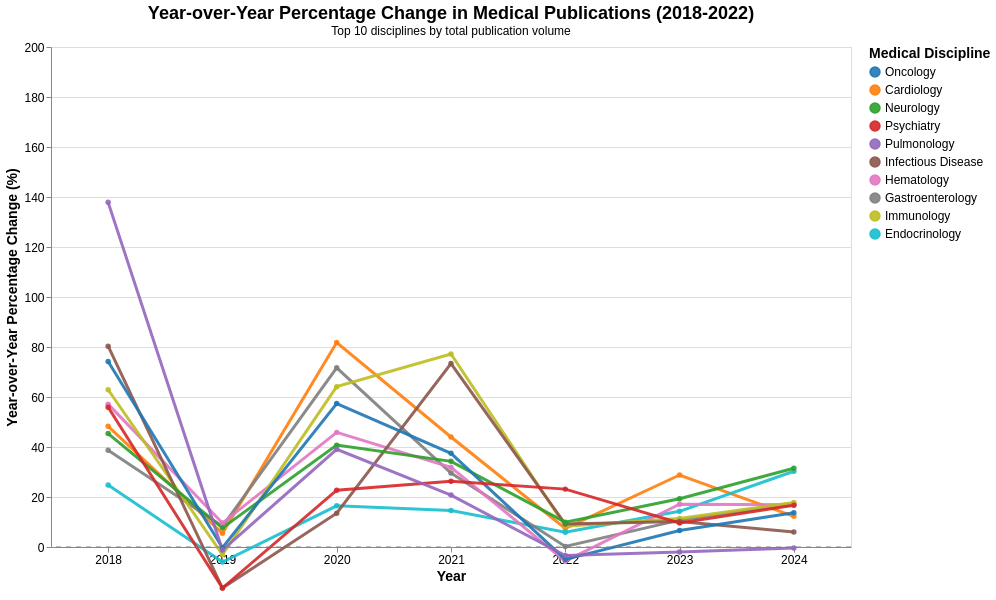

Write the Vega-Lite specification saved for this chart.
### Vega-Lite specification from a JSON file in a GitHub repository (floating-point values rounded to 4 significant figures)
{"config": {"view": {"continuousWidth": 300, "continuousHeight": 300}, "axis": {"labelFontSize": 12, "titleFontSize": 14}, "legend": {"labelFontSize": 12, "orient": "right", "titleFontSize": 14}, "title": {"fontSize": 18}}, "layer": [{"data": {"name": "data-9589083cebeed09734c92a1e1110ea8f"}, "mark": {"type": "line", "opacity": 0.8, "point": true, "strokeWidth": 3}, "encoding": {"color": {"field": "medgemma_extraction", "scale": {"domain": ["Oncology", "Cardiology", "Neurology", "Psychiatry", "Pulmonology", "Infectious Disease", "Hematology", "Gastroenterology", "Immunology", "Endocrinology"], "range": ["#1f77b4", "#ff7f0e", "#2ca02c", "#d62728", "#9467bd", "#8c564b", "#e377c2", "#7f7f7f", "#bcbd22", "#17becf"]}, "title": "Medical Discipline", "type": "nominal"}, "opacity": {"condition": {"param": "param_18", "value": 0.9}, "value": 0.15}, "order": {"field": "if(param_18.medgemma_extraction && indexof(param_18.medgemma_extraction, datum.medgemma_extraction) !== -1, 0, 1)", "type": "nominal"}, "tooltip": [{"field": "medgemma_extraction", "title": "Discipline", "type": "nominal"}, {"field": "Anno", "title": "Year", "type": "ordinal"}, {"field": "articoli", "format": ",", "title": "Articles", "type": "quantitative"}, {"field": "anno_precedente", "format": ",", "title": "Previous Year", "type": "quantitative"}, {"field": "incremento", "format": ".1f", "title": "Change %", "type": "quantitative"}, {"field": "Totale_Articoli", "format": ",", "title": "Total Articles", "type": "quantitative"}], "x": {"axis": {"labelAngle": 0, "labelFontSize": 12}, "field": "Anno", "title": "Year", "type": "ordinal"}, "y": {"field": "incremento", "scale": {"domain": [0, 200]}, "title": "Year-over-Year Percentage Change (%)", "type": "quantitative"}}, "name": "view_8", "title": {"text": "Year-over-Year Percentage Change in Medical Publications (2018-2022)", "subtitle": "Top 10 disciplines by total publication volume"}}, {"data": {"name": "data-a0a55d106695e8d630baff0f16eee66d"}, "mark": {"type": "rule", "color": "gray", "strokeDash": [5, 5]}, "encoding": {"y": {"field": "y", "type": "quantitative"}}}], "height": 500, "params": [{"name": "param_18", "select": {"type": "point", "fields": ["medgemma_extraction"]}, "bind": "legend", "views": ["view_8"]}], "width": 800, "$schema": "https://vega.github.io/schema/vega-lite/v5.20.1.json", "datasets": {"data-9589083cebeed09734c92a1e1110ea8f": [{"medgemma_extraction": "Cardiology", "Anno": 2018, "articoli": 952, "Totale_Articoli": 17592, "anno_precedente": 642.0, "incremento": 48.29}, {"medgemma_extraction": "Cardiology", "Anno": 2019, "articoli": 1004, "Totale_Articoli": 17592, "anno_precedente": 952.0, "incremento": 5.462}, {"medgemma_extraction": "Cardiology", "Anno": 2020, "articoli": 1825, "Totale_Articoli": 17592, "anno_precedente": 1004.0, "incremento": 81.77}, {"medgemma_extraction": "Cardiology", "Anno": 2021, "articoli": 2628, "Totale_Articoli": 17592, "anno_precedente": 1825.0, "incremento": 44.0}, {"medgemma_extraction": "Cardiology", "Anno": 2022, "articoli": 2823, "Totale_Articoli": 17592, "anno_precedente": 2628.0, "incremento": 7.42}, {"medgemma_extraction": "Cardiology", "Anno": 2023, "articoli": 3636, "Totale_Articoli": 17592, "anno_precedente": 2823.0, "incremento": 28.8}, {"medgemma_extraction": "Cardiology", "Anno": 2024, "articoli": 4082, "Totale_Articoli": 17592, "anno_precedente": 3636.0, "incremento": 12.27}, {"medgemma_extraction": "Endocrinology", "Anno": 2018, "articoli": 433, "Totale_Articoli": 4292, "anno_precedente": 347.0, "incremento": 24.78}, {"medgemma_extraction": "Endocrinology", "Anno": 2019, "articoli": 407, "Totale_Articoli": 4292, "anno_precedente": 433.0, "incremento": -6.005}, {"medgemma_extraction": "Endocrinology", "Anno": 2020, "articoli": 474, "Totale_Articoli": 4292, "anno_precedente": 407.0, "incremento": 16.46}, {"medgemma_extraction": "Endocrinology", "Anno": 2021, "articoli": 543, "Totale_Articoli": 4292, "anno_precedente": 474.0, "incremento": 14.56}, {"medgemma_extraction": "Endocrinology", "Anno": 2022, "articoli": 575, "Totale_Articoli": 4292, "anno_precedente": 543.0, "incremento": 5.893}, {"medgemma_extraction": "Endocrinology", "Anno": 2023, "articoli": 657, "Totale_Articoli": 4292, "anno_precedente": 575.0, "incremento": 14.26}, {"medgemma_extraction": "Endocrinology", "Anno": 2024, "articoli": 856, "Totale_Articoli": 4292, "anno_precedente": 657.0, "incremento": 30.29}, {"medgemma_extraction": "Gastroenterology", "Anno": 2018, "articoli": 362, "Totale_Articoli": 5536, "anno_precedente": 261.0, "incremento": 38.7}, {"medgemma_extraction": "Gastroenterology", "Anno": 2019, "articoli": 392, "Totale_Articoli": 5536, "anno_precedente": 362.0, "incremento": 8.287}, {"medgemma_extraction": "Gastroenterology", "Anno": 2020, "articoli": 673, "Totale_Articoli": 5536, "anno_precedente": 392.0, "incremento": 71.68}, {"medgemma_extraction": "Gastroenterology", "Anno": 2021, "articoli": 872, "Totale_Articoli": 5536, "anno_precedente": 673.0, "incremento": 29.57}, {"medgemma_extraction": "Gastroenterology", "Anno": 2022, "articoli": 874, "Totale_Articoli": 5536, "anno_precedente": 872.0, "incremento": 0.2294}, {"medgemma_extraction": "Gastroenterology", "Anno": 2023, "articoli": 968, "Totale_Articoli": 5536, "anno_precedente": 874.0, "incremento": 10.76}, {"medgemma_extraction": "Gastroenterology", "Anno": 2024, "articoli": 1134, "Totale_Articoli": 5536, "anno_precedente": 968.0, "incremento": 17.15}, {"medgemma_extraction": "Hematology", "Anno": 2018, "articoli": 418, "Totale_Articoli": 5632, "anno_precedente": 266.0, "incremento": 57.14}, {"medgemma_extraction": "Hematology", "Anno": 2019, "articoli": 458, "Totale_Articoli": 5632, "anno_precedente": 418.0, "incremento": 9.569}, {"medgemma_extraction": "Hematology", "Anno": 2020, "articoli": 668, "Totale_Articoli": 5632, "anno_precedente": 458.0, "incremento": 45.85}, {"medgemma_extraction": "Hematology", "Anno": 2021, "articoli": 881, "Totale_Articoli": 5632, "anno_precedente": 668.0, "incremento": 31.89}, {"medgemma_extraction": "Hematology", "Anno": 2022, "articoli": 831, "Totale_Articoli": 5632, "anno_precedente": 881.0, "incremento": -5.675}, {"medgemma_extraction": "Hematology", "Anno": 2023, "articoli": 973, "Totale_Articoli": 5632, "anno_precedente": 831.0, "incremento": 17.09}, {"medgemma_extraction": "Hematology", "Anno": 2024, "articoli": 1137, "Totale_Articoli": 5632, "anno_precedente": 973.0, "incremento": 16.86}, {"medgemma_extraction": "Immunology", "Anno": 2018, "articoli": 259, "Totale_Articoli": 4521, "anno_precedente": 159.0, "incremento": 62.89}, {"medgemma_extraction": "Immunology", "Anno": 2019, "articoli": 251, "Totale_Articoli": 4521, "anno_precedente": 259.0, "incremento": -3.089}, {"medgemma_extraction": "Immunology", "Anno": 2020, "articoli": 412, "Totale_Articoli": 4521, "anno_precedente": 251.0, "incremento": 64.14}, {"medgemma_extraction": "Immunology", "Anno": 2021, "articoli": 730, "Totale_Articoli": 4521, "anno_precedente": 412.0, "incremento": 77.18}, {"medgemma_extraction": "Immunology", "Anno": 2022, "articoli": 791, "Totale_Articoli": 4521, "anno_precedente": 730.0, "incremento": 8.356}, {"medgemma_extraction": "Immunology", "Anno": 2023, "articoli": 881, "Totale_Articoli": 4521, "anno_precedente": 791.0, "incremento": 11.38}, {"medgemma_extraction": "Immunology", "Anno": 2024, "articoli": 1038, "Totale_Articoli": 4521, "anno_precedente": 881.0, "incremento": 17.82}, {"medgemma_extraction": "Infectious Disease", "Anno": 2018, "articoli": 523, "Totale_Articoli": 5677, "anno_precedente": 290.0, "incremento": 80.34}, {"medgemma_extraction": "Infectious Disease", "Anno": 2019, "articoli": 437, "Totale_Articoli": 5677, "anno_precedente": 523.0, "incremento": -16.44}, {"medgemma_extraction": "Infectious Disease", "Anno": 2020, "articoli": 496, "Totale_Articoli": 5677, "anno_precedente": 437.0, "incremento": 13.5}, {"medgemma_extraction": "Infectious Disease", "Anno": 2021, "articoli": 860, "Totale_Articoli": 5677, "anno_precedente": 496.0, "incremento": 73.39}, {"medgemma_extraction": "Infectious Disease", "Anno": 2022, "articoli": 939, "Totale_Articoli": 5677, "anno_precedente": 860.0, "incremento": 9.186}, {"medgemma_extraction": "Infectious Disease", "Anno": 2023, "articoli": 1035, "Totale_Articoli": 5677, "anno_precedente": 939.0, "incremento": 10.22}, {"medgemma_extraction": "Infectious Disease", "Anno": 2024, "articoli": 1097, "Totale_Articoli": 5677, "anno_precedente": 1035.0, "incremento": 5.99}, {"medgemma_extraction": "Neurology", "Anno": 2018, "articoli": 1019, "Totale_Articoli": 15007, "anno_precedente": 701.0, "incremento": 45.36}, {"medgemma_extraction": "Neurology", "Anno": 2019, "articoli": 1097, "Totale_Articoli": 15007, "anno_precedente": 1019.0, "incremento": 7.655}, {"medgemma_extraction": "Neurology", "Anno": 2020, "articoli": 1544, "Totale_Articoli": 15007, "anno_precedente": 1097.0, "incremento": 40.75}, {"medgemma_extraction": "Neurology", "Anno": 2021, "articoli": 2073, "Totale_Articoli": 15007, "anno_precedente": 1544.0, "incremento": 34.26}, {"medgemma_extraction": "Neurology", "Anno": 2022, "articoli": 2279, "Totale_Articoli": 15007, "anno_precedente": 2073.0, "incremento": 9.937}, {"medgemma_extraction": "Neurology", "Anno": 2023, "articoli": 2719, "Totale_Articoli": 15007, "anno_precedente": 2279.0, "incremento": 19.31}, {"medgemma_extraction": "Neurology", "Anno": 2024, "articoli": 3575, "Totale_Articoli": 15007, "anno_precedente": 2719.0, "incremento": 31.48}, {"medgemma_extraction": "Oncology", "Anno": 2018, "articoli": 1648, "Totale_Articoli": 21453, "anno_precedente": 946.0, "incremento": 74.21}, {"medgemma_extraction": "Oncology", "Anno": 2019, "articoli": 1643, "Totale_Articoli": 21453, "anno_precedente": 1648.0, "incremento": -0.3034}, {"medgemma_extraction": "Oncology", "Anno": 2020, "articoli": 2586, "Totale_Articoli": 21453, "anno_precedente": 1643.0, "incremento": 57.4}, {"medgemma_extraction": "Oncology", "Anno": 2021, "articoli": 3555, "Totale_Articoli": 21453, "anno_precedente": 2586.0, "incremento": 37.47}, {"medgemma_extraction": "Oncology", "Anno": 2022, "articoli": 3379, "Totale_Articoli": 21453, "anno_precedente": 3555.0, "incremento": -4.951}, {"medgemma_extraction": "Oncology", "Anno": 2023, "articoli": 3601, "Totale_Articoli": 21453, "anno_precedente": 3379.0, "incremento": 6.57}, {"medgemma_extraction": "Oncology", "Anno": 2024, "articoli": 4095, "Totale_Articoli": 21453, "anno_precedente": 3601.0, "incremento": 13.72}, {"medgemma_extraction": "Psychiatry", "Anno": 2018, "articoli": 700, "Totale_Articoli": 7128, "anno_precedente": 449.0, "incremento": 55.9}, {"medgemma_extraction": "Psychiatry", "Anno": 2019, "articoli": 585, "Totale_Articoli": 7128, "anno_precedente": 700.0, "incremento": -16.43}, {"medgemma_extraction": "Psychiatry", "Anno": 2020, "articoli": 718, "Totale_Articoli": 7128, "anno_precedente": 585.0, "incremento": 22.74}, {"medgemma_extraction": "Psychiatry", "Anno": 2021, "articoli": 907, "Totale_Articoli": 7128, "anno_precedente": 718.0, "incremento": 26.32}, {"medgemma_extraction": "Psychiatry", "Anno": 2022, "articoli": 1117, "Totale_Articoli": 7128, "anno_precedente": 907.0, "incremento": 23.15}, {"medgemma_extraction": "Psychiatry", "Anno": 2023, "articoli": 1224, "Totale_Articoli": 7128, "anno_precedente": 1117.0, "incremento": 9.579}, {"medgemma_extraction": "Psychiatry", "Anno": 2024, "articoli": 1428, "Totale_Articoli": 7128, "anno_precedente": 1224.0, "incremento": 16.67}, {"medgemma_extraction": "Pulmonology", "Anno": 2018, "articoli": 666, "Totale_Articoli": 6779, "anno_precedente": 280.0, "incremento": 137.9}, {"medgemma_extraction": "Pulmonology", "Anno": 2019, "articoli": 658, "Totale_Articoli": 6779, "anno_precedente": 666.0, "incremento": -1.201}, {"medgemma_extraction": "Pulmonology", "Anno": 2020, "articoli": 915, "Totale_Articoli": 6779, "anno_precedente": 658.0, "incremento": 39.06}, {"medgemma_extraction": "Pulmonology", "Anno": 2021, "articoli": 1105, "Totale_Articoli": 6779, "anno_precedente": 915.0, "incremento": 20.77}, {"medgemma_extraction": "Pulmonology", "Anno": 2022, "articoli": 1067, "Totale_Articoli": 6779, "anno_precedente": 1105.0, "incremento": -3.439}, {"medgemma_extraction": "Pulmonology", "Anno": 2023, "articoli": 1046, "Totale_Articoli": 6779, "anno_precedente": 1067.0, "incremento": -1.968}, {"medgemma_extraction": "Pulmonology", "Anno": 2024, "articoli": 1042, "Totale_Articoli": 6779, "anno_precedente": 1046.0, "incremento": -0.3824}], "data-a0a55d106695e8d630baff0f16eee66d": [{"y": 0}]}}
